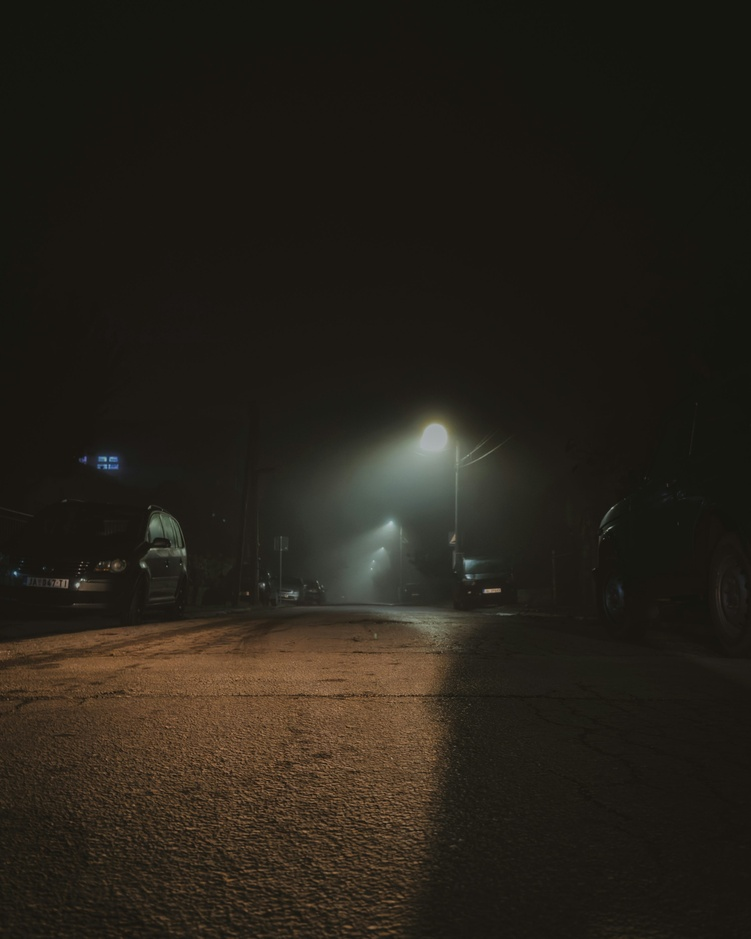
#> input picture lab-1/images/night-photo.jpg, 751 x 939 px, shrunk from 3000 x 3750 before the run
$ jupyter execute 07_gamma_correction_enhancement.ipynb
#> lines starting #> are read from the running program, lines starting #| are printed output that depends on the picture
[cell 1]
import cv2
import numpy as np
import matplotlib.pyplot as plt

## Project 7: Image Enhancement (Gamma Correction & Contrast)

### 7.1 Overview
In this project, we enhance a night photograph using gamma correction and contrast adjustment. Night photos often have issues with underexposed dark areas and poor visibility. We'll use gamma correction to brighten dark regions while preserving detail, then increase contrast for a more vivid result.

### 7.2 Objectives

- Apply gamma correction (~1.6) to brighten dark areas
- Visualize the histogram after gamma correction
- Increase contrast slightly for better image quality
- Compare the final result with the original image
---
### 7.3 Step 1: Load and Display the Night Photo

[cell 2]
# Load the night photo
image = cv2.imread('./images/night-photo.jpg')
#> image is the input picture: shape (939, 751, 3); mean B, G, R 25.4, 33.5, 38.2
image_rgb = cv2.cvtColor(image, cv2.COLOR_BGR2RGB)

# Convert to grayscale for processing
gray_image = cv2.cvtColor(image, cv2.COLOR_BGR2GRAY)
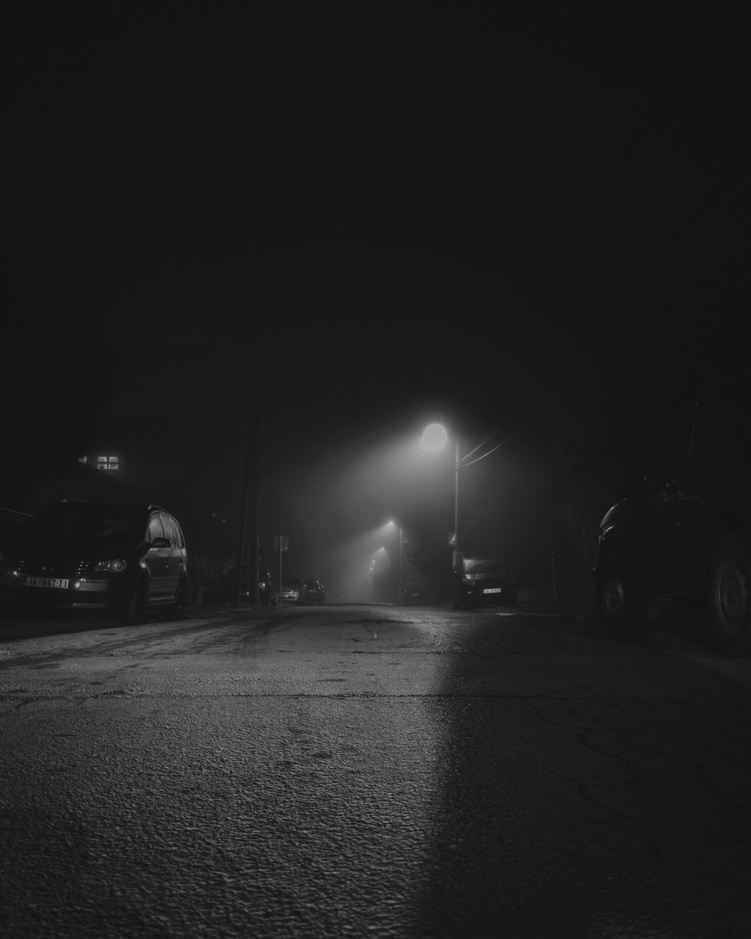
#> gray_image: shape (939, 751); min 13, max 193, mean 33.8

# Display the original image
plt.figure(figsize=(10, 6))
plt.imshow(image_rgb)
plt.title("Original Night Photo (Dark)")
plt.axis("off")
plt.show()

# Display statistics
print(f"Image dimensions: {image_rgb.shape[1]} x {image_rgb.shape[0]}")
#| Image dimensions: 751 x 939
print(f"Min pixel value: {gray_image.min()}")
#| Min pixel value: 13
print(f"Max pixel value: {gray_image.max()}")
#| Max pixel value: 193
print(f"Mean pixel value: {gray_image.mean():.2f}")
#| Mean pixel value: 33.84

### 7.5 Step 2: Apply Gamma Correction (γ ≈ 1.6)

[cell 3]
def gamma_correction_chart(image, gamma, verbose=False):
    """ Applies gamma correction to an image and shows the result.

        Args:
            image: Input image
            gamma: Gamma parameter
            verbose: Only show images if this is True

        Returns:
            out_image: Gamma image
    """
#> called with gamma = 0.6, verbose = True

    # 1.Transform image to YCrCb color space
    imageYCrCb = cv2.cvtColor(image, cv2.COLOR_BGR2YCrCb)
#> imageYCrCb: shape (939, 751, 3); mean of channels 0, 1, 2 33.8, 131.1, 123.1

    # 2.Define gamma correction LUT
    def lut(i):
      return ((i/255)**gamma)*255
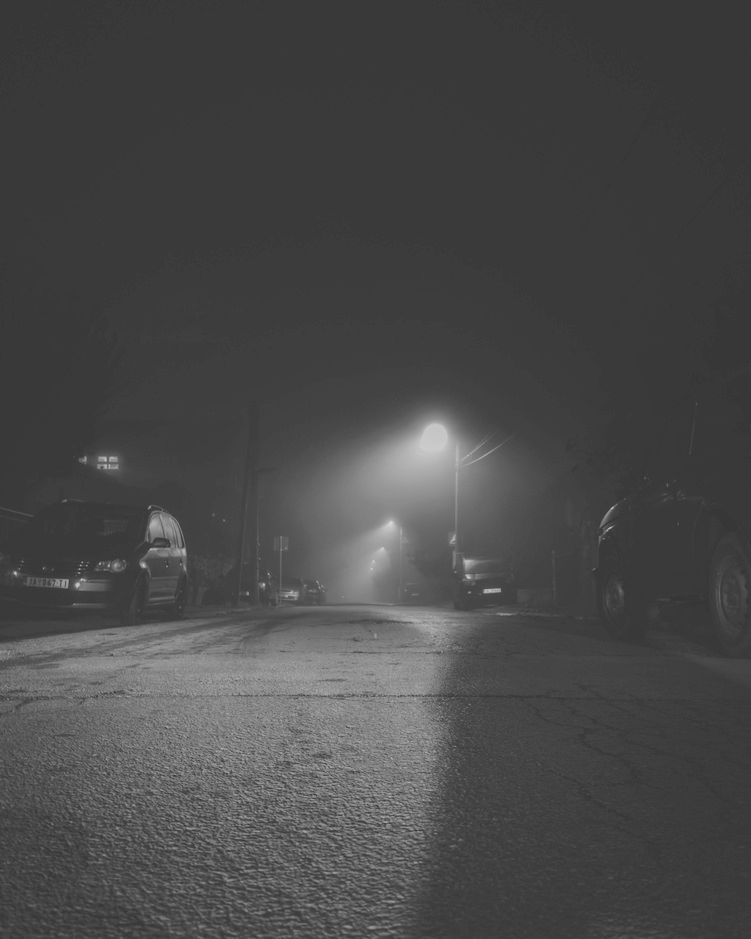
#> returned value: shape (939, 751) float64; min 42.75, max 215.7, mean 73.2

    # 3.Apply LUT to first band of the YCrCb image
    imageYCrCb[:,:,0] = lut(imageYCrCb[:,:,0])
#> imageYCrCb: shape (939, 751, 3); mean of channels 0, 1, 2 72.8, 131.1, 123.1

    out_image = cv2.cvtColor(imageYCrCb, cv2.COLOR_YCrCb2BGR)

    if verbose:

        plt.figure(figsize=(10, 10))

        # Show the initial image
        imageRGB = cv2.cvtColor(image, cv2.COLOR_BGR2RGB)
        plt.subplot(2, 2, 1)
        plt.title("Original Night Photo")
        plt.axis("off")
        plt.imshow(imageRGB)

        # Show the resultant one
        out_imageRGB = cv2.cvtColor(out_image, cv2.COLOR_BGR2RGB)
        plt.subplot(2, 2, 2)
        plt.title(f"After Gamma Correction (γ = {gamma})")
        plt.axis("off")
        plt.imshow(out_imageRGB)

        # Create the gamma correction curve
        input_values = np.arange(0, 256, 1)
        output_values_gamma = lut(input_values)

        # Also show linear (no correction) for comparison
        output_values_linear = input_values

        # Plot the curves
        plt.subplot(2,2, 3)
        plt.title("LUT Used")
        plt.plot(input_values, output_values_linear, 'b--', label='No Correction (γ = 1.0)', linewidth=2)
        plt.plot(input_values, output_values_gamma, 'r-', label=f'Gamma Correction (γ = {gamma})', linewidth=2)
        plt.xlabel('Input Pixel Value')
        plt.ylabel('Output Pixel Value')
        plt.title('Gamma Correction Transformation Curve')
        plt.legend()
        plt.grid(True, alpha=0.3)
        plt.xlim([0, 255])
        plt.ylim([0, 255])


        # Plot histogram comparison
        plt.subplot(2, 2, 4)
        original_YCrCb = cv2.cvtColor(image, cv2.COLOR_BGR2YCrCb)
        plt.hist(original_YCrCb[:,:,0].ravel(), bins=256, range=[0, 256],
                alpha=0.5, label='Before', color='blue')
        plt.hist(imageYCrCb[:,:,0].ravel(), bins=256, range=[0, 256],
                alpha=0.5, label='After', color='red')
        plt.title("Histogram Comparison")
        plt.xlabel('Pixel Value')
        plt.ylabel('Frequency')
        plt.legend()

        plt.show()
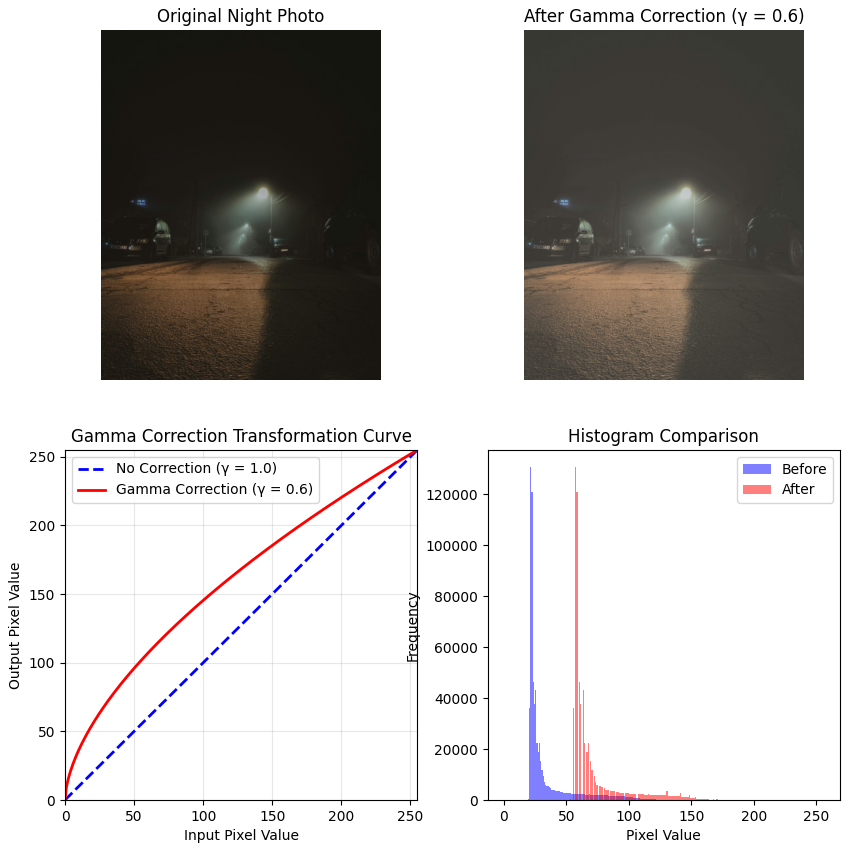
#> figure drawn by matplotlib, 4 panels; panel 3: curve peaks at x = 255, y = 255; panel 3: curve peaks at x = 255, y = 255; panel 4: tallest bar 130745 high, from x = 21 to 22; panel 4: tallest bar 130745 high, from x = 57 to 58

    return out_image

[cell 4]
gamma_corrected_image = gamma_correction_chart(image, gamma=0.6, verbose=True)

### 7.6 Step 3: Implementing Histogram Equalization Function to Enhance Contrast

[cell 5]
def increase_contrast(image, verbose=False):
    """
    Applies histogram equalization to enhance contrast.

    Args:
        image: Input image in BGR format
        verbose: If True, displays comparison charts

    Returns:
        out_image: Histogram equalized image in BGR format
    """
#> called with verbose = True

    # Convert to YCrCb Color Space
    imageYCrCb = cv2.cvtColor(image, cv2.COLOR_BGR2YCrCb)

    # Extract Y Channel and Calculate Histogram
    firstBand = imageYCrCb[:, :, 0]

    # Calculate histogram: count how many pixels have each intensity [0-255]
    hist, _ = np.histogram(firstBand.ravel(), 256, [0, 256])
#> hist = 256 values, max 130745 at index 57, min 0 at index 0, mean 2754.6

   # Normalize the histogram to get probabilities
    pmf = hist / np.sum(hist)
#> pmf = 256 values, max 0.185 at index 57, min 0 at index 0, mean 0.00391

    # Calculate CDF (Cumulative Distribution Function)
    cdf = np.cumsum(pmf)
#> cdf = 256 values from 0 to 1

    # Create LUT by Denormalizing CDF
    lut = (cdf * 255).astype(np.uint8)
#> lut = 256 values from 0 to 255

    #Apply LUT to Y Channel
    firstBand = lut[firstBand]
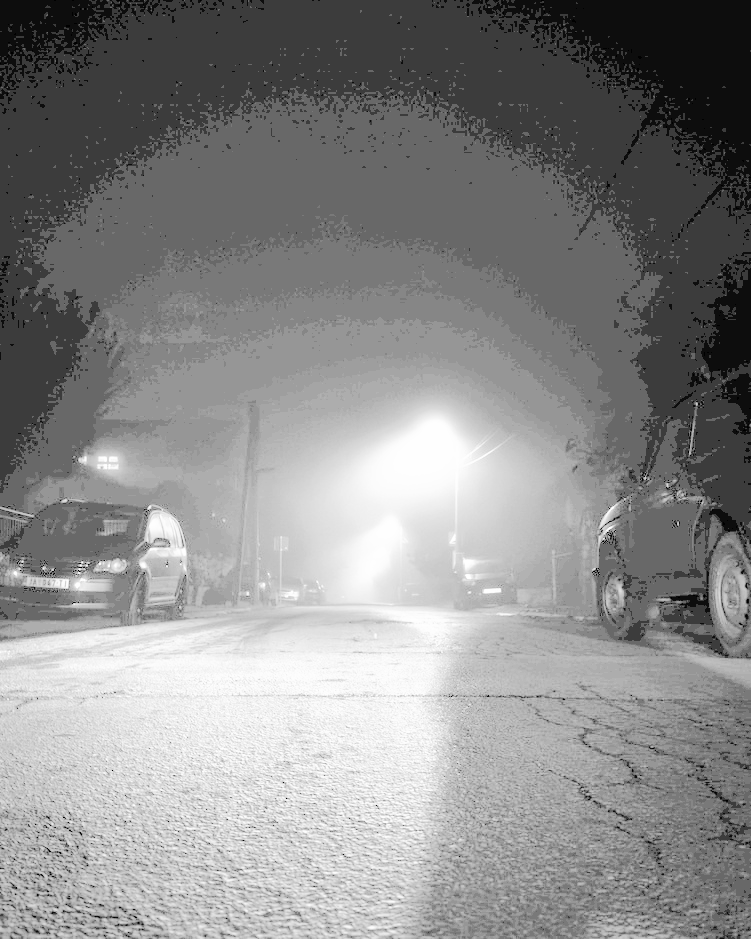
#> firstBand: shape (939, 751); min 0, max 255, mean 137.6

    imageYCrCb[:, :, 0] = firstBand  # Put equalized Y channel back
#> imageYCrCb: shape (939, 751, 3); mean of channels 0, 1, 2 137.6, 131.1, 123.1

    # Convert Back to BGR
    out_image = cv2.cvtColor(imageYCrCb, cv2.COLOR_YCrCb2BGR)
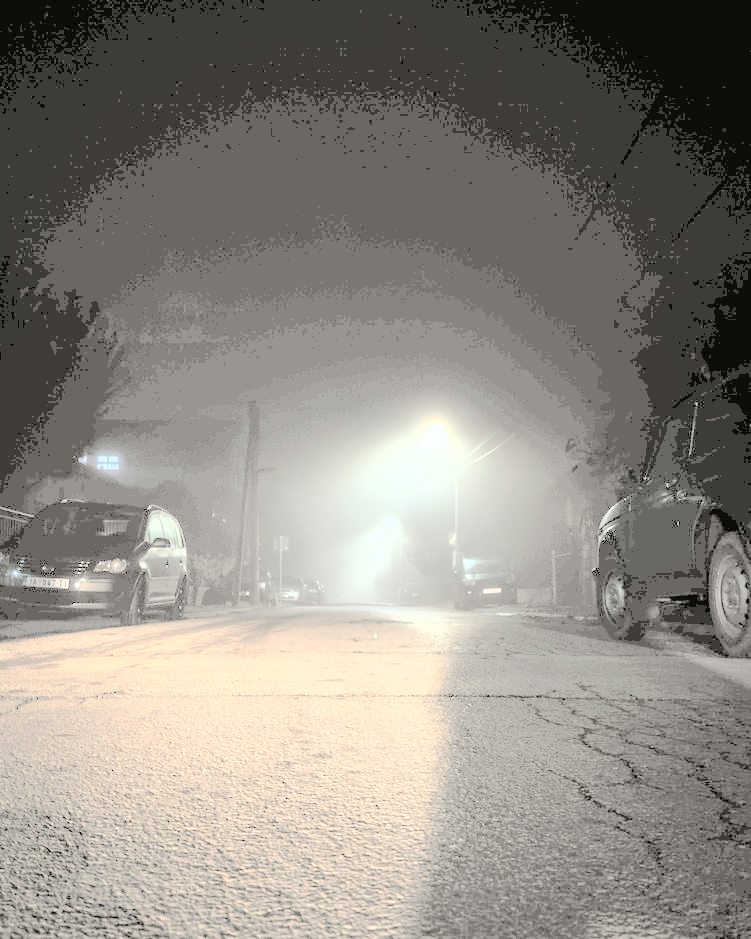
#> out_image: shape (939, 751, 3); mean B, G, R 129.1, 137.2, 141.3

    # Visualization (if verbose=True)
    if verbose:
        plt.figure(figsize=(14, 10))

        # Panel 1: Original Histogram
        plt.subplot(2, 2, 1)
        plt.plot(hist, color='darkblue', linewidth=2)
        plt.title("Original Histogram (Y Channel) With Gamma Correction", fontsize=12, fontweight='bold')
        plt.xlabel("Pixel Intensity", fontsize=10)
        plt.ylabel("Frequency", fontsize=10)
        plt.grid(True, alpha=0.3)
        plt.xlim([0, 255])

        # Panel 2: Equalized Histogram
        hist_eq, _ = np.histogram(firstBand.ravel(), 256, [0, 256])
#> hist_eq = 256 values, max 130745 at index 60, min 0 at index 1, mean 2754.6
        plt.subplot(2, 2, 2)
        plt.plot(hist_eq, color='darkgreen', linewidth=2)
        plt.title("Equalized Histogram (Y Channel)", fontsize=12, fontweight='bold')
        plt.xlabel("Pixel Intensity", fontsize=10)
        plt.ylabel("Frequency", fontsize=10)
        plt.grid(True, alpha=0.3)
        plt.xlim([0, 255])

        # Panel 3: Original Image
        plt.subplot(2, 2, 3)
        plt.imshow(cv2.cvtColor(image, cv2.COLOR_BGR2RGB))
        plt.title("Original Image", fontsize=12, fontweight='bold')
        plt.axis("off")

        # Panel 4: Equalized Image
        out_imageRGB = cv2.cvtColor(out_image, cv2.COLOR_BGR2RGB)
        plt.subplot(2, 2, 4)
        plt.imshow(out_imageRGB)
        plt.title("Histogram Equalized Image", fontsize=12, fontweight='bold')
        plt.axis("off")

        plt.tight_layout()
        plt.show()
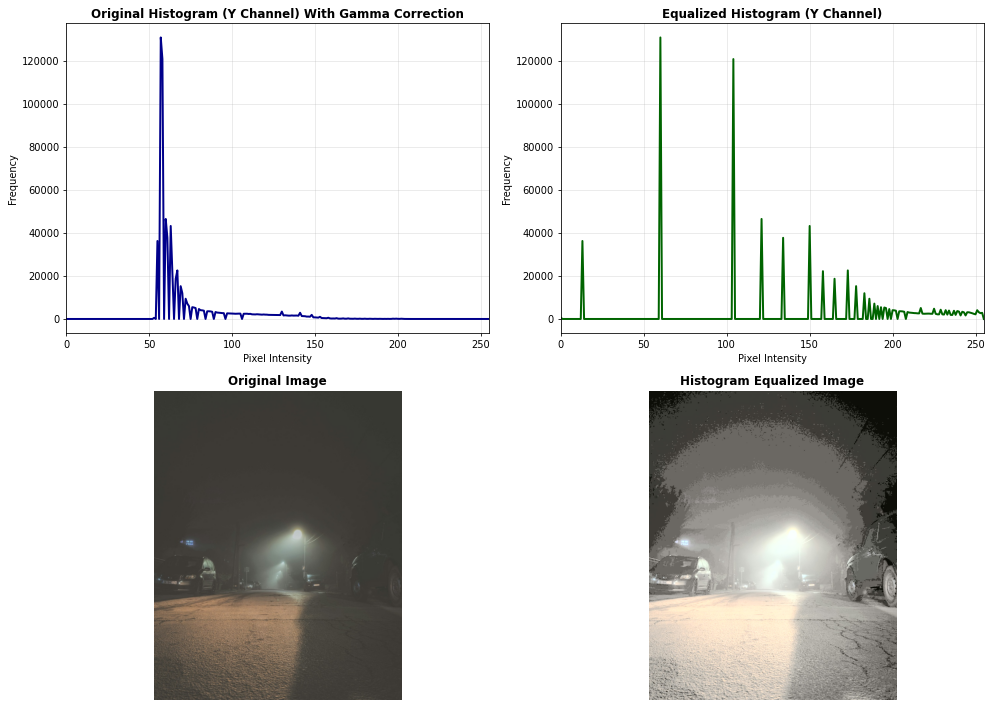
#> figure drawn by matplotlib, 4 panels; panel 1: curve peaks at x = 57, y = 130745; panel 2: curve peaks at x = 60, y = 130745

    return out_image
